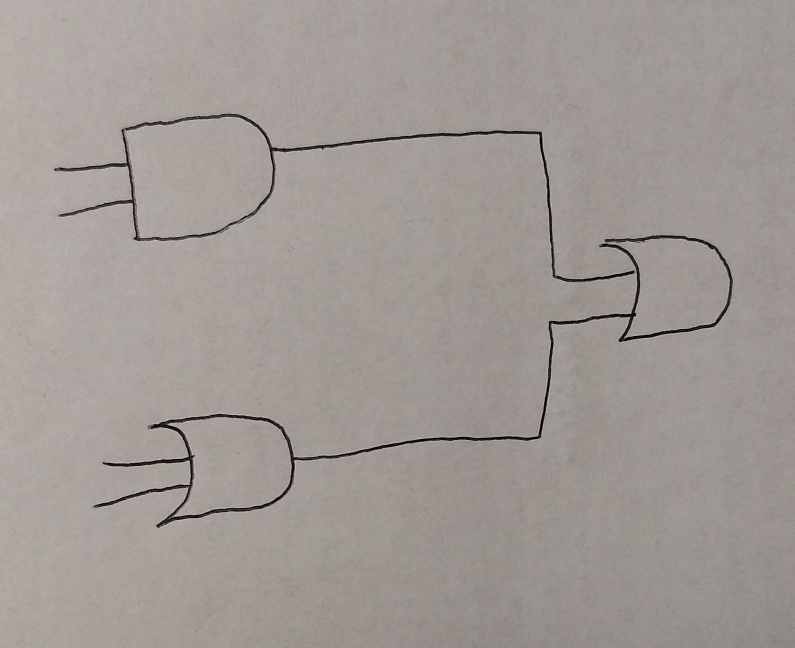
#> input picture images/hand_mixed1.jpg, 2383 x 1944 px (shown at 1/3 size)
$ python CircuitPreprocessor.py images/hand_mixed1.jpg   (older library calls are emulated)
#> lines starting #> are read from the running program, lines starting #| are printed output that depends on the picture; after the words box and inside, x2 and y2 are one past the last pixel; in counts of white or black regions, pixels touching at a corner belong together
import cv2
import numpy as np
import sys

class CircuitPreprocessor:
    '''
    Adapted from https://gist.github.com/bigsnarfdude/d811e31ee17495f82f10db12651ae82d
    '''
    def __init__(self, img_path):
        # read and scale down image from command line arg
#> called with img_path = 'images/hand_mixed1.jpg'
        self.img = cv2.pyrDown(cv2.imread(img_path, cv2.IMREAD_UNCHANGED))
        self.height, self.width = self.img.shape[:2]
#> self.height = 972; self.width = 1192

        # blur convolution
        kernel = np.ones((3,3),np.float32)/9
        self.img = cv2.filter2D(self.img,-1,kernel)
        self.contours = self.get_contours()
        self.bounding_rects = self.get_bounding_rects()

    def get_contours(self):
        # threshold image
        ret, threshed_img = cv2.threshold(cv2.cvtColor(self.img, cv2.COLOR_BGR2GRAY),
                        127, 255, cv2.THRESH_BINARY)
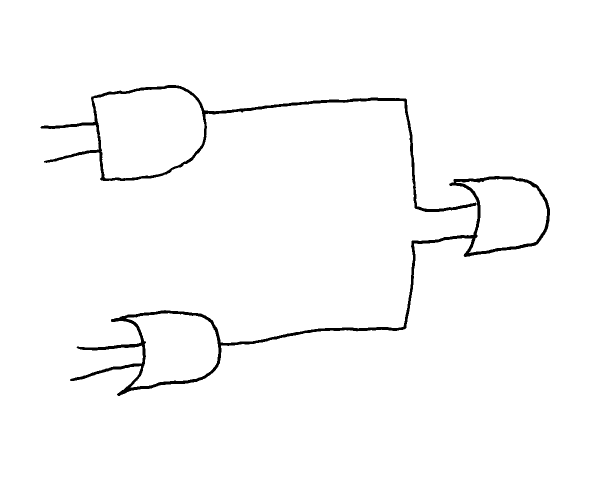
#> threshed_img: shape (972, 1192) (shown at 1/2 size); 98.1% white; 2 black regions
        # find contours and get the external one
        image, contours, hier = cv2.findContours(threshed_img, cv2.RETR_TREE,
                        cv2.CHAIN_APPROX_SIMPLE)
#> contours = 6 contours; box (x1, y1, x2, y2) and area: (0, 0, 1192, 972) 1156461, (139, 351, 1101, 793) 51422, (80, 169, 954, 425) 42733, (187, 176, 409, 357) 31940, (253, 626, 437, 775) 18944, (912, 358, 1094, 506) 17088
#> in __init__, `self.contours = self.get_contours()`: self.contours has the same summary as contours in get_contours
        return contours

    def get_bounding_rects(self):
        rects = []
        for contour in self.contours:
            x, y, w, h = cv2.boundingRect(contour)
            # constrain to only bound logic gate sized contours
            if w > 30 and w < 275 and h > 30 and h < 275:
                hull = cv2.convexHull(contour)
                epsilon = 0.1*cv2.arcLength(contour,True)
                hull_approx = cv2.approxPolyDP(hull, epsilon, True)
                hull_area = cv2.contourArea(hull_approx)
                print (x, y, w, h)
                print (hull_area)
                rects.append((x,y,w,h))
#> this loop made 6 passes
#> (x, y, w, h, epsilon, hull_approx, hull_area) on passes 3, 4, 6: (253, 626, 184, 149, 64.25, [[421, 646], [419, 743], [261, 774], [253, 636]], 19184), (912, 358, 182, 148, 62.74, [[1073, 377], [1071, 483], [938, 505], [913, 364]], 18144.5), (187, 176, 222, 181, 72.43, [[390, 197], [381, 315], [209, 354], [188, 196]], 25920)
#> (x, y, w, h) on passes 2, 5: (139, 351, 962, 442), (80, 169, 874, 256)
#| 253 626 184 149
#| 19184.0
#| 912 358 182 148
#| 18144.5
#| 187 176 222 181
#| 25920.0
#> after the loop, rects = [(253, 626, 184, 149), (912, 358, 182, 148), (187, 176, 222, 181)]
#> in __init__, `self.bounding_rects = self.get_bounding_rects()`: self.bounding_rects has the same summary as rects in get_bounding_rects
#> the loop in extract_gates, `for x,y,w,h in self.bounding_rects:` made 3 passes
#> pass 1, in extract_gates, `roi = self.img[max(y - 50, 0):min(y + h + 50, self.height), max(x - 50..`:
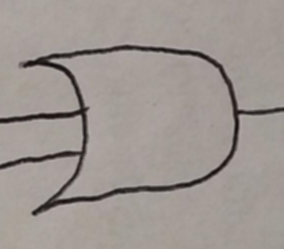
#> roi: shape (249, 284, 3); mean B, G, R 145.8, 150.3, 158.2
#> pass 2, in extract_gates, `roi = self.img[max(y - 50, 0):min(y + h + 50, self.height), max(x - 50..`:
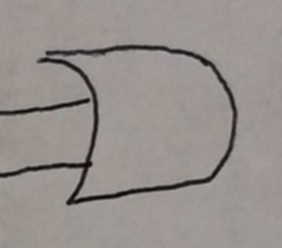
#> roi: shape (248, 282, 3); mean B, G, R 141.1, 144.6, 151.4
#> pass 3, in extract_gates, `roi = self.img[max(y - 50, 0):min(y + h + 50, self.height), max(x - 50..`:
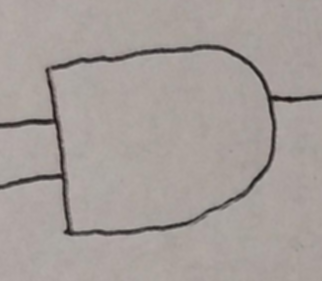
#> roi: shape (281, 322, 3); mean B, G, R 154.2, 158, 166.1
#> after the loop in extract_gates, `for x,y,w,h in self.bounding_rects:`: img_count = 3
        return rects

    def view_bounding_rects(self):
        for x,y,w,h in self.bounding_rects:
            cv2.rectangle(self.img, (x, y), (x+w, y+h), (0, 255, 0), 2)
#> this loop made 3 passes
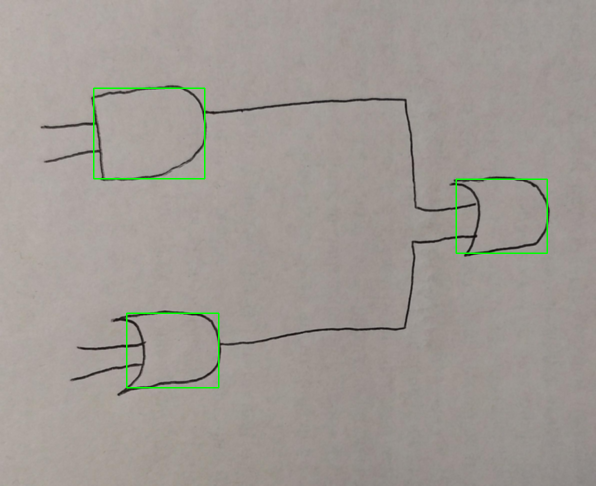
#> self.img: shape (972, 1192, 3) (shown at 1/2 size); mean B, G, R 148.9, 154.3, 160.3
        cv2.drawContours(self.img, self.contours, -1, (255, 255, 0), 1)
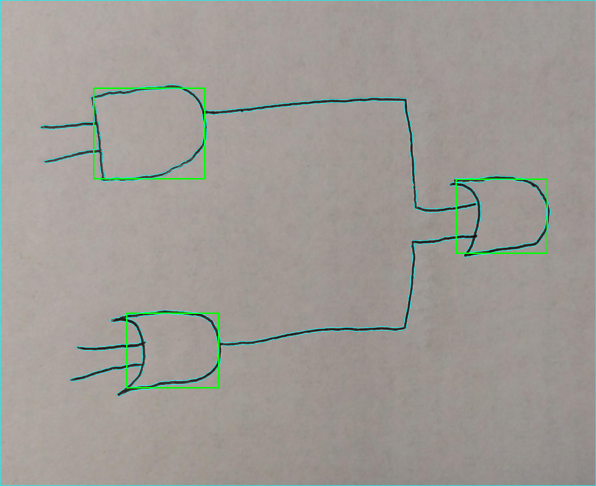
#> self.img: shape (972, 1192, 3) (shown at 1/2 size); 1.02% of pixels changed, all inside (x1, y1, x2, y2) = (0, 0, 1192, 972)
        cv2.imshow("contours", self.img)

        # display until kill signal given via ESC key
        keycode = cv2.waitKey()
#> (key Esc is pressed here)
        cv2.destroyAllWindows()

    def extract_gates(self):
        img_count = 0
        for x,y,w,h in self.bounding_rects:
            roi = self.img[max(y - 50, 0):min(y + h + 50, self.height),
                        max(x - 50, 0):min(x + w + 50, self.width)]
            cv2.imwrite("temp/roi" + str(img_count) + ".jpg", roi)
            img_count += 1

if __name__ == '__main__':
    cp = CircuitPreprocessor(sys.argv[1])
    cp.extract_gates()
    cp.view_bounding_rects()
